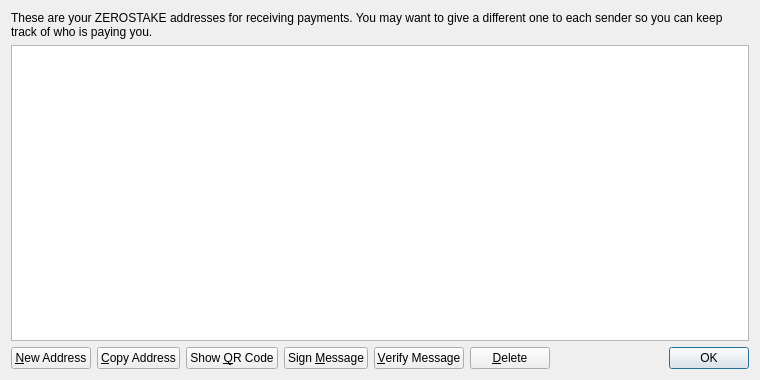
<?xml version="1.0" encoding="UTF-8"?>
<ui version="4.0">
 <class>AddressBookPage</class>
 <widget class="QWidget" name="AddressBookPage">
  <property name="geometry">
   <rect>
    <x>0</x>
    <y>0</y>
    <width>760</width>
    <height>380</height>
   </rect>
  </property>
  <property name="windowTitle">
   <string>Address Book</string>
  </property>
  <layout class="QVBoxLayout" name="verticalLayout">
   <item>
    <widget class="QLabel" name="labelExplanation">
     <property name="text">
      <string>These are your ZEROSTAKE addresses for receiving payments. You may want to give a different one to each sender so you can keep track of who is paying you.</string>
     </property>
     <property name="textFormat">
      <enum>Qt::PlainText</enum>
     </property>
     <property name="wordWrap">
      <bool>true</bool>
     </property>
    </widget>
   </item>
   <item>
    <widget class="QTableView" name="tableView">
     <property name="contextMenuPolicy">
      <enum>Qt::CustomContextMenu</enum>
     </property>
     <property name="toolTip">
      <string>Double-click to edit address or label</string>
     </property>
     <property name="tabKeyNavigation">
      <bool>false</bool>
     </property>
     <property name="alternatingRowColors">
      <bool>true</bool>
     </property>
     <property name="selectionMode">
      <enum>QAbstractItemView::SingleSelection</enum>
     </property>
     <property name="selectionBehavior">
      <enum>QAbstractItemView::SelectRows</enum>
     </property>
     <property name="sortingEnabled">
      <bool>true</bool>
     </property>
     <attribute name="verticalHeaderVisible">
      <bool>false</bool>
     </attribute>
    </widget>
   </item>
   <item>
    <layout class="QHBoxLayout" name="horizontalLayout">
     <item>
      <widget class="QPushButton" name="newAddressButton">
       <property name="toolTip">
        <string>Create a new address</string>
       </property>
       <property name="text">
        <string>&amp;New Address</string>
       </property>
       <property name="icon">
        <iconset resource="../bitcoin.qrc">
         <normaloff>:/icons/add</normaloff>:/icons/add</iconset>
       </property>
      </widget>
     </item>
     <item>
      <widget class="QPushButton" name="copyToClipboard">
       <property name="toolTip">
        <string>Copy the currently selected address to the system clipboard</string>
       </property>
       <property name="text">
        <string>&amp;Copy Address</string>
       </property>
       <property name="icon">
        <iconset resource="../bitcoin.qrc">
         <normaloff>:/icons/editcopy</normaloff>:/icons/editcopy</iconset>
       </property>
      </widget>
     </item>
     <item>
      <widget class="QPushButton" name="showQRCode">
       <property name="text">
        <string>Show &amp;QR Code</string>
       </property>
       <property name="icon">
        <iconset resource="../bitcoin.qrc">
         <normaloff>:/icons/qrcode</normaloff>:/icons/qrcode</iconset>
       </property>
      </widget>
     </item>
     <item>
      <widget class="QPushButton" name="signMessage">
       <property name="toolTip">
        <string>Sign a message to prove you own a ZEROSTAKE address</string>
       </property>
       <property name="text">
        <string>Sign &amp;Message</string>
       </property>
       <property name="icon">
        <iconset resource="../bitcoin.qrc">
         <normaloff>:/icons/edit</normaloff>:/icons/edit</iconset>
       </property>
      </widget>
     </item>
     <item>
      <widget class="QPushButton" name="verifyMessage">
       <property name="toolTip">
        <string>Verify a message to ensure it was signed with a specified ZEROSTAKE address</string>
       </property>
       <property name="text">
        <string>&amp;Verify Message</string>
       </property>
       <property name="icon">
        <iconset resource="../bitcoin.qrc">
         <normaloff>:/icons/transaction_0</normaloff>:/icons/transaction_0</iconset>
       </property>
      </widget>
     </item>
     <item>
      <widget class="QPushButton" name="deleteButton">
       <property name="toolTip">
        <string>Delete the currently selected address from the list</string>
       </property>
       <property name="text">
        <string>&amp;Delete</string>
       </property>
       <property name="icon">
        <iconset resource="../bitcoin.qrc">
         <normaloff>:/icons/remove</normaloff>:/icons/remove</iconset>
       </property>
      </widget>
     </item>
     <item>
      <spacer name="horizontalSpacer">
       <property name="orientation">
        <enum>Qt::Horizontal</enum>
       </property>
       <property name="sizeHint" stdset="0">
        <size>
         <width>40</width>
         <height>20</height>
        </size>
       </property>
      </spacer>
     </item>
     <item>
      <widget class="QDialogButtonBox" name="buttonBox">
       <property name="sizePolicy">
        <sizepolicy hsizetype="Maximum" vsizetype="Fixed">
         <horstretch>0</horstretch>
         <verstretch>0</verstretch>
        </sizepolicy>
       </property>
       <property name="standardButtons">
        <set>QDialogButtonBox::Ok</set>
       </property>
      </widget>
     </item>
    </layout>
   </item>
  </layout>
 </widget>
 <resources>
  <include location="../bitcoin.qrc"/>
 </resources>
 <connections/>
</ui>
